Frame 1 (no input): blank canvas, image omitted
Frame 60 (the mouse pressed at the canvas centre just before this capture): blank canvas, image omitted
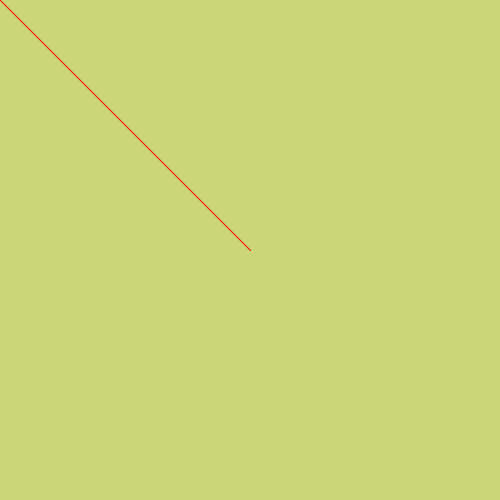
Frame 120 (the mouse held since frame 60 and released just before this capture)

The Processing sketch whose frames 1 and 60 were blank and that drew this single picture after the mouse press (run headless with seeded random() and noise(); from frame 60 on, the mouse is pressed at the canvas centre):

// Processing sketch: week01_4
// ── week01_4.pde
void setup(){
  size(500,500);
  background(#CAD677);
  stroke(255,0,0);  
}
void draw(){
  if(mousePressed){
    line(mouseX,mouseY,pmouseX,pmouseY);
  }
}
void keyPressed(){
  if(key== '1')  stroke(#484B38);
  if(key== '2')  stroke(#471A6C);
  if(key== '3')  stroke(#129FE3);
}
